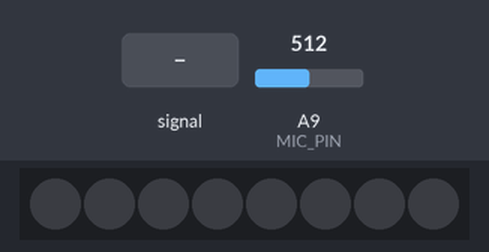
The sketch below on a simulated Arduino Mega 2560, built with avr-gcc and run on an emulated ATmega2560. On the bench: 8 RGB LEDs in strip order, left to right. Inputs (shaded band) come from the test bench; at power-on: A9 (MIC_PIN) = 512.

Above: at 1.2 s.
1.3 s: A9 (MIC_PIN) fed a 200 Hz sine of ±255 counts around its level
At 2.0 s:
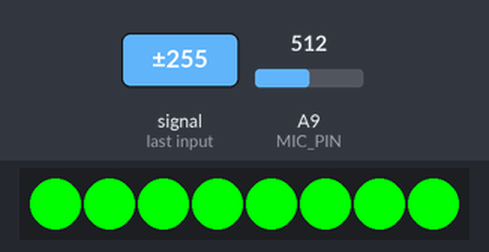
4.3 s: A9 (MIC_PIN) fed a 50 Hz sine of ±306 counts around its level
At 6.01 s:
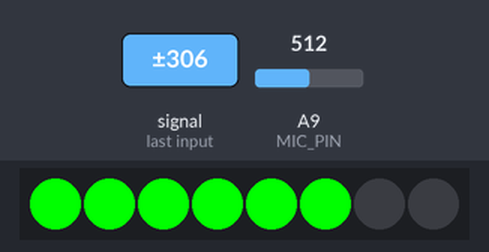
7.0 s: A9 (MIC_PIN) set to 716
8.6 s: A9 (MIC_PIN) set to 511
At 8.7 s:
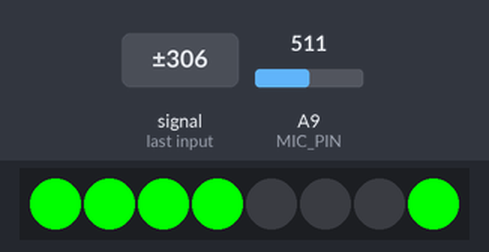
10.3 s: A9 (MIC_PIN) set to 306
At 11.3 s:
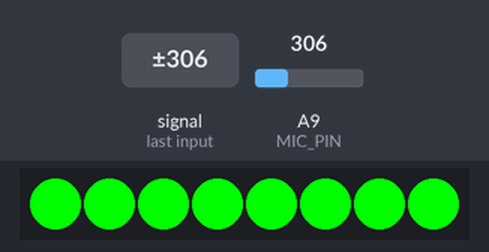
Timing chart, 0 to 12.8 s (numbered marks = the images above; inputs shaded):
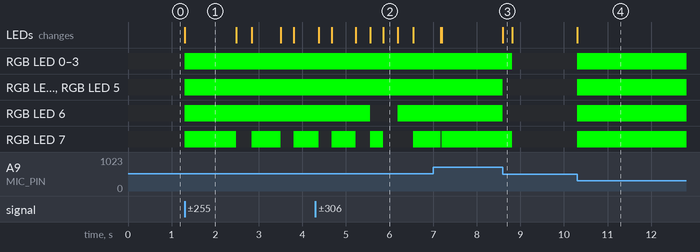

Measured:
- after the input at 1.3 s, RGB LED 0–6: off → RGB(0, 255, 0) at once; RGB LED 7: goes RGB(0, 255, 0) 1.2 s, off 0.36 s, RGB(0, 255, 0) 0.66 s, off 0.30 s, then RGB(0, 255, 0), starting at once; the LEDs: change at once (image 1)
- after the input at 8.6 s, RGB LED 0–3, RGB LED 7: RGB(0, 255, 0) → off after 0.22 s; RGB LED 4–6: RGB(0, 255, 0) → off at once; the LEDs: change at once (image 3)
- after the input at 10.3 s, RGB LED 0–7: off → RGB(0, 255, 0) at once; the LEDs: change at once (image 4)
- what the display in image 1 shows lasts 1.2 s, from 1.3 s to 2.5 s

The sketch:

MicPillow.ino
```cpp
// (licence header left out)
#include <Adafruit_NeoPixel.h>

#define N_PIXELS  8  // Number of pixels in strand
#define MIC_PIN   A9  // Microphone is attached to this analog pin
#define LED_PIN    6  // NeoPixel LED strand is connected to this pin
#define DC_OFFSET  0  // DC offset in mic signal - if unusure, leave 0
#define NOISE     10  // Noise/hum/interference in mic signal
#define SAMPLES   60  // Length of buffer for dynamic level adjustment
#define TOP       (N_PIXELS + 2) // Allow dot to go slightly off scale
#define PEAK_FALL 40  // Rate of peak falling dot

byte
  peak      = 0,      // Used for falling dot
  dotCount  = 0,      // Frame counter for delaying dot-falling speed
  volCount  = 0;      // Frame counter for storing past volume data
int
  vol[SAMPLES],       // Collection of prior volume samples
  lvl       = 10,      // Current "dampened" audio level
  minLvlAvg = 0,      // For dynamic adjustment of graph low & high
  maxLvlAvg = 512;
Adafruit_NeoPixel
  strip = Adafruit_NeoPixel(N_PIXELS, LED_PIN, NEO_GRB + NEO_KHZ800);

void setup() {

  // This is only needed on 5V Arduinos (Uno, Leonardo, etc.).
  // Connect 3.3V to mic AND TO AREF ON ARDUINO and enable this
  // line.  Audio samples are 'cleaner' at 3.3V.
  // COMMENT OUT THIS LINE FOR 3.3V ARDUINOS (FLORA, ETC.):
//  analogReference(EXTERNAL);

  memset(vol, 0, sizeof(vol));
  strip.begin();
}

void loop() {
  uint8_t  i;
  uint16_t minLvl, maxLvl;
  int      n, height;


  n   = analogRead(MIC_PIN);                        // Raw reading from mic
  n   = abs(n - 512 - DC_OFFSET); // Center on zero
  n   = (n <= NOISE) ? 0 : (n - NOISE);             // Remove noise/hum
  lvl = ((lvl * 7) + n) >> 3;    // "Dampened" reading (else looks twitchy)

  // Calculate bar height based on dynamic min/max levels (fixed point):
  height = TOP * (lvl - minLvlAvg) / (long)(maxLvlAvg - minLvlAvg);

  if(height < 0L)       height = 0;      // Clip output
  else if(height > TOP) height = TOP;
  if(height > peak)     peak   = height; // Keep 'peak' dot at top


  // Color pixels based on rainbow gradient
  for(i=0; i<N_PIXELS; i++) {
    if(i >= height)               strip.setPixelColor(i,   0,   0, 0);
    else strip.setPixelColor(i,Wheel(map(i,0,strip.numPixels()-1,30,150)));

  }


  // Draw peak dot
  if(peak > 0 && peak <= N_PIXELS-1) strip.setPixelColor(peak,Wheel(map(peak,0,strip.numPixels()-1,30,150)));

   strip.show(); // Update strip

// Every few frames, make the peak pixel drop by 1:

    if(++dotCount >= PEAK_FALL) { //fall rate

      if(peak > 0) peak--;
      dotCount = 0;
    }


  vol[volCount] = n;                      // Save sample for dynamic leveling
  if(++volCount >= SAMPLES) volCount = 0; // Advance/rollover sample counter

  // Get volume range of prior frames
  minLvl = maxLvl = vol[0];
  for(i=1; i<SAMPLES; i++) {
    if(vol[i] < minLvl)      minLvl = vol[i];
    else if(vol[i] > maxLvl) maxLvl = vol[i];
  }
  // minLvl and maxLvl indicate the volume range over prior frames, used
  // for vertically scaling the output graph (so it looks interesting
  // regardless of volume level).  If they're too close together though
  // (e.g. at very low volume levels) the graph becomes super coarse
  // and 'jumpy'...so keep some minimum distance between them (this
  // also lets the graph go to zero when no sound is playing):
  if((maxLvl - minLvl) < TOP) maxLvl = minLvl + TOP;
  minLvlAvg = (minLvlAvg * 63 + minLvl) >> 6; // Dampen min/max levels
  maxLvlAvg = (maxLvlAvg * 63 + maxLvl) >> 6; // (fake rolling average)

}

// Input a value 0 to 255 to get a color value.
// The colors are a transition r - g - b - back to r.
uint32_t Wheel(byte WheelPos) {
  if(WheelPos < 85) {
   return strip.Color(0, 255, 0);
  } else if(WheelPos < 170) {
   WheelPos -= 85;
   return strip.Color(0, 255, 0);
  } else {
   WheelPos -= 170;
   return strip.Color(0, 255, 0);
  }
}
```
